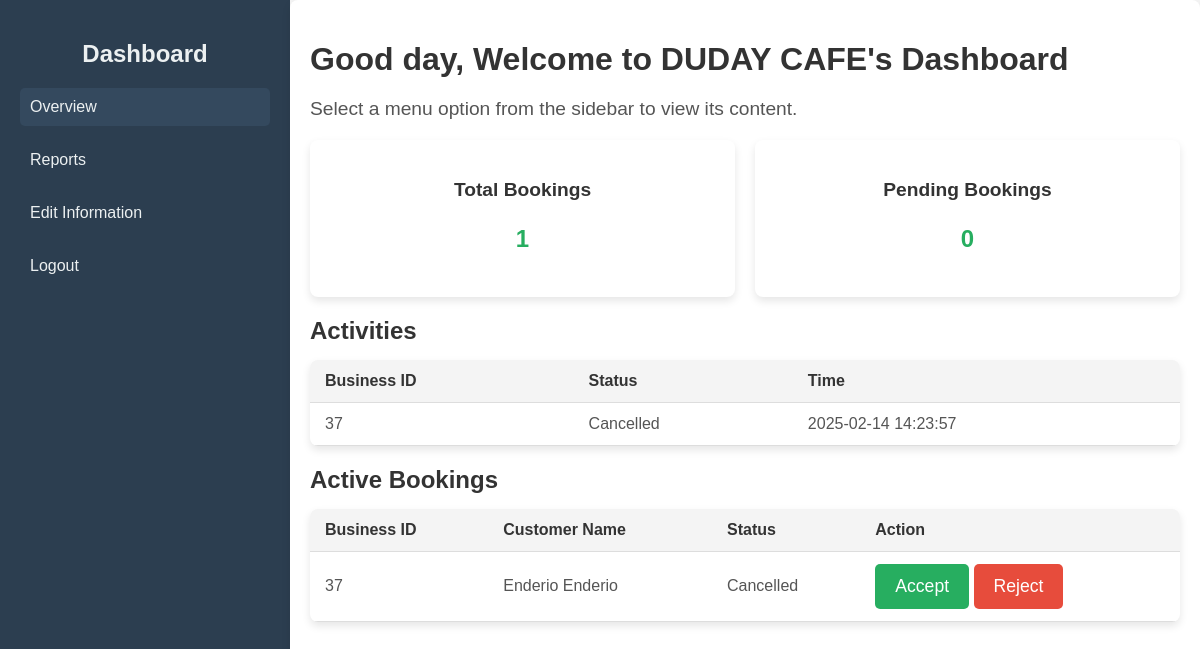
The page /website/pages/bsowner/dashboard.php (signed in) on the database its author committed.
### tables this page shows
CREATE TABLE `businesses` (
  `id` int(11) NOT NULL,
  `email` varchar(255) NOT NULL DEFAULT 'jessaenderio97@gmail.com',
  `phone` varchar(40) NOT NULL DEFAULT '""',
  `name` varchar(255) NOT NULL,
  `location` text NOT NULL DEFAULT '""',
  `description` text DEFAULT NULL,
  `price` decimal(10,2) DEFAULT 0.00,
  `image_url` text DEFAULT NULL,
  `created_at` timestamp NOT NULL DEFAULT current_timestamp(),
  `status` varchar(40) NOT NULL DEFAULT '""',
  `category` varchar(40) NOT NULL DEFAULT '""',
  `user_id` int(11) NOT NULL DEFAULT 21
);

CREATE TABLE `activities` (
  `id` int(11) NOT NULL,
  `booking_id` int(11) DEFAULT NULL,
  `status` enum('Accepted','Rejected','Pending','Cancelled') NOT NULL,
  `time` datetime DEFAULT current_timestamp()
);

CREATE TABLE `bookings` (
  `id` int(11) NOT NULL,
  `first_name` varchar(100) NOT NULL,
  `last_name` varchar(100) NOT NULL,
  `email` varchar(100) NOT NULL,
  `phone` varchar(15) NOT NULL,
  `departure_date` date NOT NULL,
  `arrival_date` date NOT NULL,
  `guests` int(11) NOT NULL,
  `room_type` varchar(50) NOT NULL,
  `created_at` timestamp NOT NULL DEFAULT current_timestamp(),
  `status` enum('Pending','Accepted','Rejected','Cancelled') DEFAULT NULL,
  `business_id` int(11) NOT NULL,
  `user_id` int(11) NOT NULL
);

### website/pages/bsowner/dashboard.php (the view, shortened to what this page needs)
<?php
include "../../../config/database.php";
$user_id = $_SESSION['user_id'];
$is_business_owner = 0;
$sql_user = "SELECT id, username, role, business_owner FROM users WHERE id = ?";
$stmt_user = $conn->prepare($sql_user);
$stmt_user->bind_param("i", $user_id);
$stmt_user->execute();
$result_user = $stmt_user->get_result();
if ($row_user = $result_user->fetch_assoc()) {
    $is_business_owner = $row_user['business_owner'];
} else {
    echo "User not found.";
    exit();
}
$business_name = "Your Business";
$business_id = null;
if ($is_business_owner) {
    $sql_business = "SELECT id, name FROM businesses WHERE user_id = ?";
    $stmt_business = $conn->prepare($sql_business);
    $stmt_business->bind_param("i", $user_id);
    $stmt_business->execute();
    $result_business = $stmt_business->get_result();
    if ($row_business = $result_business->fetch_assoc()) {
        $business_id = $row_business['id'];
        $business_name = $row_business['name'];
    } else {
        echo "<p>No business found for this user.</p>";
        $business_id = null;
    }
}
?>
<!DOCTYPE html>
<html lang="en">
<head>
    <link rel="stylesheet" href="styles.css">
</head>
<body>
    <div class="dashboard-container">
        <nav class="sidebar">
            <h2>Dashboard</h2>
            <ul>
                <li><a href="dashboard.php" class="active">Overview</a></li>
                <li><a href="reports.php">Reports</a></li>
                <li><a href="edit-business.php?business_id=<?php echo $business_id; ?>">Edit Information</a></li>
                <li><a href="../logout.php">Logout</a></li>
            </ul>
        </nav>
        <main class="content">
            <h1>Good day, Welcome to <?php echo htmlspecialchars($business_name); ?>'s Dashboard</h1>
            <p>Select a menu option from the sidebar to view its content.</p>
            <section class="cards">
                <?php
                $total_bookings = 0;
                $new_bookings = 0;
                if ($business_id) {
                    $query_stats = "SELECT
                                        COUNT(*) AS total_bookings,
                                        SUM(CASE WHEN status = 'Pending' THEN 1 ELSE 0 END) AS new_bookings
                                    FROM bookings
                                    WHERE business_id = ?";
                    $stmt_stats = $conn->prepare($query_stats);
                    $stmt_stats->bind_param("i", $business_id);
                    $stmt_stats->execute();
                    $stmt_stats->bind_result($total_bookings, $new_bookings);
                }
                $statistics = [
                    ["title" => "Total Bookings", "value" => $total_bookings],
                    ["title" => "Pending Bookings", "value" => $new_bookings],
                ];
                foreach ($statistics as $stat) {
                    echo "<div class='card'>
                            <h3>{$stat['title']}</h3>
                            <p>{$stat['value']}</p>
                          </div>";
                }
                ?>
            </section>
            <section class="data-table">
                <h2>Activities</h2>
                <table>
                    <thead>
                        <tr>
                            <th>Business ID</th>
                            <th>Status</th>
                            <th>Time</th>
                        </tr>
                    </thead>
                    <tbody>
                        <?php
                        if ($business_id) {
                            $query_activities = "SELECT booking_id, status, time
                                                 FROM activities
                                                 WHERE booking_id IN
                                                 (SELECT id FROM bookings WHERE business_id = ?)";
                            $stmt_activities = $conn->prepare($query_activities);
                            $stmt_activities->bind_param("i", $business_id);
                            $stmt_activities->execute();
                            $result_activities = $stmt_activities->get_result();
                            if ($result_activities->num_rows > 0) {
                                while ($row = $result_activities->fetch_assoc()) {
                                    echo "<tr>
                                            <td>{$row['booking_id']}</td>
                                            <td>{$row['status']}</td>
                                            <td>{$row['time']}</td>
                                          </tr>";
                                }
                            } else {
                                echo "<tr><td colspan='3'>No activities found.</td></tr>";
                            }
                        } else {
                            echo "<tr><td colspan='3'>No business found.</td></tr>";
                        }
                        ?>
                    </tbody>
                </table>
            </section>
            <section class="data-table">
                <h2>Active Bookings</h2>
                <table>
                    <thead>
                        <tr>
                            <th>Business ID</th>
                            <th>Customer Name</th>
                            <th>Status</th>
                            <th>Action</th>
                        </tr>
                    </thead>
                    <tbody>
                        <?php
                        if ($business_id) {
                            $query_bookings = "SELECT id, first_name, last_name, status
                                               FROM bookings
                                               WHERE business_id = ?";
                            $stmt_bookings = $conn->prepare($query_bookings);
                            $stmt_bookings->bind_param("i", $business_id);
                            $stmt_bookings->execute();
                            $result_bookings = $stmt_bookings->get_result();
                            if ($result_bookings->num_rows > 0) {
                                while ($row = $result_bookings->fetch_assoc()) {
                                    $customerName = htmlspecialchars($row['first_name'] . ' ' . $row['last_name']);
                                    echo "<tr>
                                            <td>{$row['id']}</td>
                                            <td>{$customerName}</td>
                                            <td>{$row['status']}</td>
                                            <td>
                                                <a href='../process-booking.php?id={$row['id']}&action=accept' class='btn btn-accept'>Accept</a>
                                                <a href='../process-booking.php?id={$row['id']}&action=reject' class='btn btn-reject'>Reject</a>
                                            </td>
                                          </tr>";
                                }
                            } else {
                                echo "<tr><td colspan='4'>No bookings found.</td></tr>";
                            }
                        } else {
                            echo "<tr><td colspan='4'>Business not found.</td></tr>";
                        }
                        ?>
                    </tbody>
                </table>
            </section>
        </main>
    </div>
</body>
</html>

### website/pages/bsowner/styles.css (style rules this page uses)
body { font-family: Arial, sans-serif; margin: 0; padding: 0; background-color: #f4f4f4; }
.dashboard-container { display: flex; min-height: 100vh; }
.sidebar { background-color: #2c3e50; color: #ecf0f1; width: 250px; padding: 20px; }
.sidebar h2 { font-size: 1.5rem; text-align: center; margin-bottom: 20px; }
.sidebar ul { list-style: none; padding: 0; }
.sidebar ul li { margin-bottom: 15px; }
.sidebar ul li a { color: #ecf0f1; text-decoration: none; padding: 10px; border-radius: 5px; display: block; }
.sidebar ul li a.active, .sidebar ul li a:hover { background-color: #34495e; }
.content { flex-grow: 1; padding: 20px; background-color: #ffffff; border-radius: 8px; box-shadow: 0 4px 8px rgba(0, 0, 0, 0.1); }
.content h1 { font-size: 2rem; margin-bottom: 20px; color: #333; }
.content p { font-size: 1.2rem; color: #555; }
.cards { display: flex; gap: 20px; margin-bottom: 20px; flex-wrap: wrap; }
.card { background-color: #ffffff; padding: 20px; border-radius: 8px; box-shadow: 0 4px 8px rgba(0, 0, 0, 0.1); flex: 1; text-align: center; min-width: 250px; }
.card h3 { font-size: 1.2rem; margin-bottom: 10px; color: #333; }
.card p { font-size: 1.5rem; font-weight: bold; color: #27ae60; }
.data-table { margin-top: 20px; }
.data-table h2 { margin-bottom: 15px; font-size: 1.5rem; color: #333; }
table { width: 100%; border-collapse: collapse; background-color: #ffffff; border-radius: 8px; overflow: hidden; box-shadow: 0 4px 8px rgba(0, 0, 0, 0.1); }
table th, table td { padding: 12px 15px; text-align: left; border-bottom: 1px solid #ddd; }
table th { background-color: #f4f4f4; font-weight: bold; color: #333; }
table td { color: #555; }
.btn { padding: 12px 20px; border-radius: 5px; font-size: 1.1rem; text-align: center; text-decoration: none; display: inline-block; cursor: pointer; transition: background-color 0.3s; }
.btn-accept { background-color: #27ae60; color: #fff; }
.btn-reject { background-color: #e74c3c; color: #fff; }

### rows shown on the page
businesses: name "DUDAY CAFE"
activities: booking "37", status "Cancelled", time "2025-02-14 14:23:57"
bookings: id "37", customerName "Enderio Enderio", status "Cancelled"

### other values the page prints
$stat['title'] "Total Bookings"
$stat['value'] "1"
$stat['title'] "Pending Bookings"
$stat['value'] "0"
